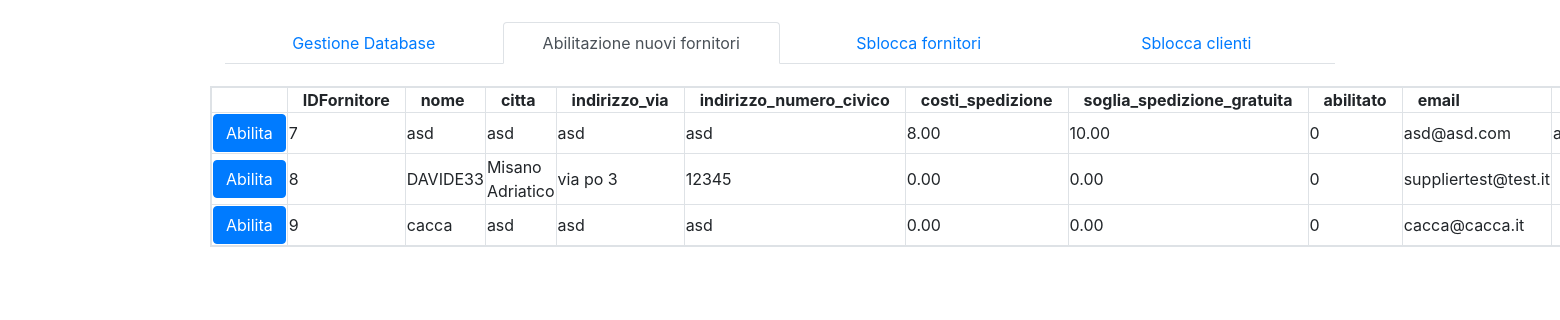
The page /FoodCampus/admin/enable-supplier.php (signed in) on the database as committed earlier.
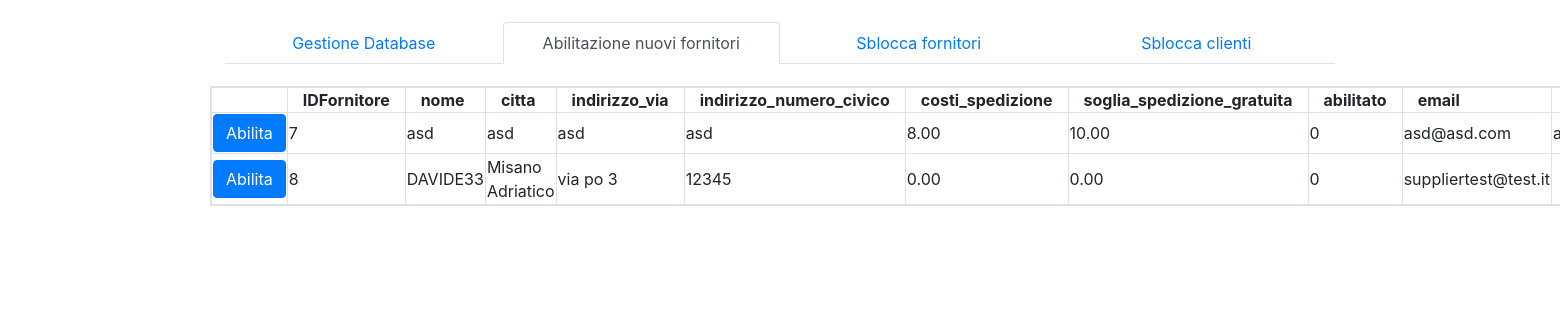
The same page on the database as committed later.
### tables this page shows
CREATE TABLE `fornitore` (
  `IDFornitore` int(11) NOT NULL,
  `nome` varchar(30) NOT NULL,
  `citta` varchar(30) NOT NULL,
  `indirizzo_via` varchar(30) NOT NULL,
  `indirizzo_numero_civico` varchar(11) NOT NULL,
  `costi_spedizione` decimal(4,2) NOT NULL,
  `soglia_spedizione_gratuita` decimal(4,2) DEFAULT NULL,
  `abilitato` tinyint(1) NOT NULL,
  `email` varchar(30) NOT NULL,
  `sito_web` varchar(60) DEFAULT NULL,
  `partita_iva` bigint(11) NOT NULL,
  `immagine` varchar(128) DEFAULT NULL,
  `password` varchar(128) NOT NULL,
  `salt` char(128) NOT NULL,
  `bloccato` bit(1) NOT NULL DEFAULT b'0'
);

### FoodCampus/admin/enable-supplier.php (the view, shortened to what this page needs)
<?php
    $sqlColumnName = "SELECT COLUMN_NAME FROM INFORMATION_SCHEMA.COLUMNS WHERE TABLE_NAME = 'fornitore'";
    $resultColumnName = $GLOBALS["conn"]->query($sqlColumnName);
    $sqlRows = "SELECT * FROM fornitore WHERE abilitato = FALSE";
    $resultRows = $GLOBALS["conn"]->query($sqlRows);
?>
<!DOCTYPE html>
<html lang="it-IT">
	<head>
		<link rel="stylesheet" href="https://maxcdn.bootstrapcdn.com/bootstrap/4.1.3/css/bootstrap.min.css">
		<link rel="stylesheet" href="https://use.fontawesome.com/releases/v5.6.1/css/all.css">
		<link rel="stylesheet" type="text/css" href="css/style.css">
	</head>
	<body>
		<div class="container">
			<?php include_once("php/navtab.php") ?>
			<div class="row">
				<div id="enable-supplier">
					<?php
						if($resultRows->num_rows == 0) {
							echo "<div class='alert alert-primary' role='alert'>Nessun fornitore da abilitare</div>";
						} else {
							$columnsName = array();
						    echo "<div class='table-responsive table-bordered'><table class='table-hover'><tr><th></th>";
						    while($row = mysqli_fetch_array($resultColumnName)) {
						        echo "<th>".$row["COLUMN_NAME"]."</th>";
						        array_push($columnsName, $row["COLUMN_NAME"]);
						    }
						    echo "</tr>";
						    while($row = mysqli_fetch_array($resultRows)) {
						        echo "<tr id='".$row["IDFornitore"]."''>";
						        echo "<td><button type='button' class='btn btn-primary enable-supplier-button' value='".$row["IDFornitore"]."'>Abilita</button></td>";
						        foreach($columnsName as $columnName) {
						            echo "<td>".$row[$columnName]."</td>";
						        }
						        echo "</tr>";
						    }
						    echo "</table></div>";
						}
					?>
		        </div>
			</div>
		</div>
	</body>
</html>

### FoodCampus/admin/php/navtab.php
<nav>
	<ul class="nav nav-tabs nav-justified" role="tablist">
	  <li id="managerDB" class="nav-item"><a class="nav-link" href="manage-database.php">Gestione Database</a></li>
	  <li id="enableSupplier" class="nav-item"><a class="nav-link" href="enable-supplier.php">Abilitazione nuovi fornitori</a></li>
	  <li id="blockedSupplier" class="nav-item"><a class="nav-link" href="blocked-supplier.php">Sblocca fornitori</a></li>
	  <li id="blockedCustomer" class="nav-item"><a class="nav-link" href="blocked-customer.php">Sblocca clienti</a></li>
	</ul>
</nav>

### FoodCampus/admin/css/style.css (style rules this page uses)
.container > nav { padding: 2% 0; }
table th { padding: 0 15px; }

Rows that differ between the two databases and show on the page:
removed fornitore: IDFornitore "9", nome "cacca", citta "asd", indirizzo_via "asd", indirizzo_numero_civico "asd", costi_spedizione "0.00", soglia_spedizione_gratuita "0.00", abilitato "0", email "cacca@cacca.it"
